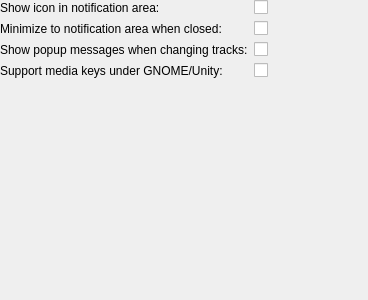
<?xml version="1.0" encoding="UTF-8"?>
<ui version="4.0">
 <class>ExternalSettings</class>
 <widget class="QWidget" name="ExternalSettings">
  <property name="geometry">
   <rect>
    <x>0</x>
    <y>0</y>
    <width>368</width>
    <height>300</height>
   </rect>
  </property>
  <property name="windowTitle">
   <string>Form</string>
  </property>
  <layout class="QFormLayout" name="formLayout">
   <property name="fieldGrowthPolicy">
    <enum>QFormLayout::ExpandingFieldsGrow</enum>
   </property>
   <property name="margin">
    <number>0</number>
   </property>
   <item row="0" column="0">
    <widget class="BuddyLabel" name="label_4">
     <property name="text">
      <string>Show icon in notification area:</string>
     </property>
     <property name="buddy">
      <cstring>systemTrayCheckBox</cstring>
     </property>
    </widget>
   </item>
   <item row="0" column="1">
    <widget class="OnOffButton" name="systemTrayCheckBox">
     <property name="enabled">
      <bool>true</bool>
     </property>
     <property name="text">
      <string/>
     </property>
    </widget>
   </item>
   <item row="1" column="0">
    <widget class="BuddyLabel" name="minimiseOnCloseLabel">
     <property name="text">
      <string>Minimize to notification area when closed:</string>
     </property>
     <property name="buddy">
      <cstring>minimiseOnClose</cstring>
     </property>
    </widget>
   </item>
   <item row="1" column="1">
    <widget class="OnOffButton" name="minimiseOnClose">
     <property name="enabled">
      <bool>true</bool>
     </property>
     <property name="text">
      <string/>
     </property>
    </widget>
   </item>
   <item row="2" column="0">
    <widget class="BuddyLabel" name="label_5">
     <property name="text">
      <string>Show popup messages when changing tracks:</string>
     </property>
     <property name="buddy">
      <cstring>systemTrayPopup</cstring>
     </property>
    </widget>
   </item>
   <item row="2" column="1">
    <widget class="OnOffButton" name="systemTrayPopup">
     <property name="text">
      <string/>
     </property>
    </widget>
   </item>
   <item row="3" column="0">
    <widget class="QLabel" name="gnomeMediaKeysLabel">
     <property name="text">
      <string>Support media keys under GNOME/Unity:</string>
     </property>
    </widget>
   </item>
   <item row="3" column="1">
    <widget class="OnOffButton" name="gnomeMediaKeys"/>
   </item>
  </layout>
 </widget>
 <customwidgets>
  <customwidget>
   <class>OnOffButton</class>
   <extends>QCheckBox</extends>
   <header>onoffbutton.h</header>
  </customwidget>
  <customwidget>
   <class>BuddyLabel</class>
   <extends>QLabel</extends>
   <header>buddylabel.h</header>
  </customwidget>
 </customwidgets>
 <tabstops>
  <tabstop>systemTrayCheckBox</tabstop>
  <tabstop>minimiseOnClose</tabstop>
  <tabstop>systemTrayPopup</tabstop>
  <tabstop>gnomeMediaKeys</tabstop>
 </tabstops>
 <resources/>
 <connections/>
</ui>
